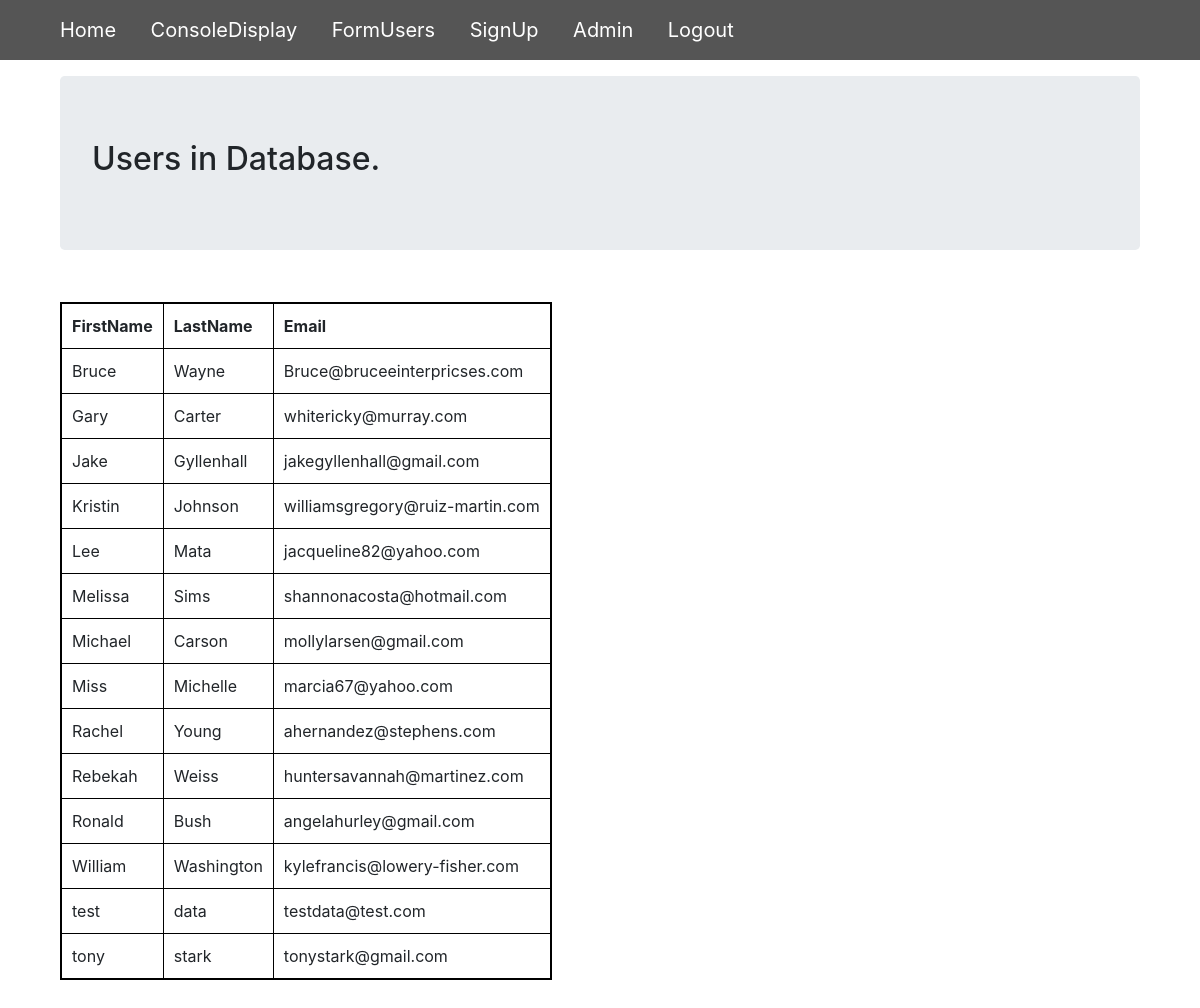
The page /simple_form/users (signed in) on the database its author committed.
### app_one/models.py (models this page shows)
class UserInfo(models.Model):
    first_name = models.CharField(max_length=128)
    last_name = models.CharField(max_length=128)
    email = models.EmailField(max_length=128, unique=True)

### app_one/views.py (the view)
# urls.py: path('simple_form/users', views.simple_form_users, name='simple_form_users'),
@login_required
def simple_form_users(request):
    user_list = UserInfo.objects.order_by('first_name')
    form_users_list = {'user_list': user_list}
    return render(request, 'app_one/simple_form_users.html', context=form_users_list )

### templates/app_one/simple_form_users.html
{% extends 'app_one/base.html' %}
{% block body_block %}
<div class="container clearfix">
  <div class="jumbotron">
    <h2>Users in Database.</h2>
  </div>
  <table>
    <thead>
      <th>FirstName</th>
      <th>LastName</th>
      <th>Email</th>
    </thead>
    {% for people in user_list %}
      <tr>
        <td>{{ people.first_name }}</td>
        <td>{{ people.last_name }}</td>
        <td>{{ people.email }}</td>
      </tr>
    {% endfor %}
  </table>
</div>
{% endblock %}

### static/css/style.css (style rules this page uses)
* { margin: 0; padding: 0; box-sizing: border-box; }
table { float: left; margin-top: 20px; margin-bottom: 40px; border: 2px solid #000; }
td, th { border: 1px solid #000; padding: 10px; }

### rows shown on the page
UserInfo: first_name "Bruce", last_name "Wayne", email "Bruce@bruceeinterpricses.com"
UserInfo: first_name "Gary", last_name "Carter", email "whitericky@murray.com"
UserInfo: first_name "Jake", last_name "Gyllenhall", email "jakegyllenhall@gmail.com"
UserInfo: first_name "Kristin", last_name "Johnson", email "williamsgregory@ruiz-martin.com"
UserInfo: first_name "Lee", last_name "Mata", email "jacqueline82@yahoo.com"
UserInfo: first_name "Melissa", last_name "Sims", email "shannonacosta@hotmail.com"
UserInfo: first_name "Michael", last_name "Carson", email "mollylarsen@gmail.com"
UserInfo: first_name "Miss", last_name "Michelle", email "marcia67@yahoo.com"
UserInfo: first_name "Rachel", last_name "Young", email "ahernandez@stephens.com"
UserInfo: first_name "Rebekah", last_name "Weiss", email "huntersavannah@martinez.com"
UserInfo: first_name "Ronald", last_name "Bush", email "angelahurley@gmail.com"
UserInfo: first_name "William", last_name "Washington", email "kylefrancis@lowery-fisher.com"
UserInfo: first_name "test", last_name "data", email "testdata@test.com"
UserInfo: first_name "tony", last_name "stark", email "tonystark@gmail.com"
